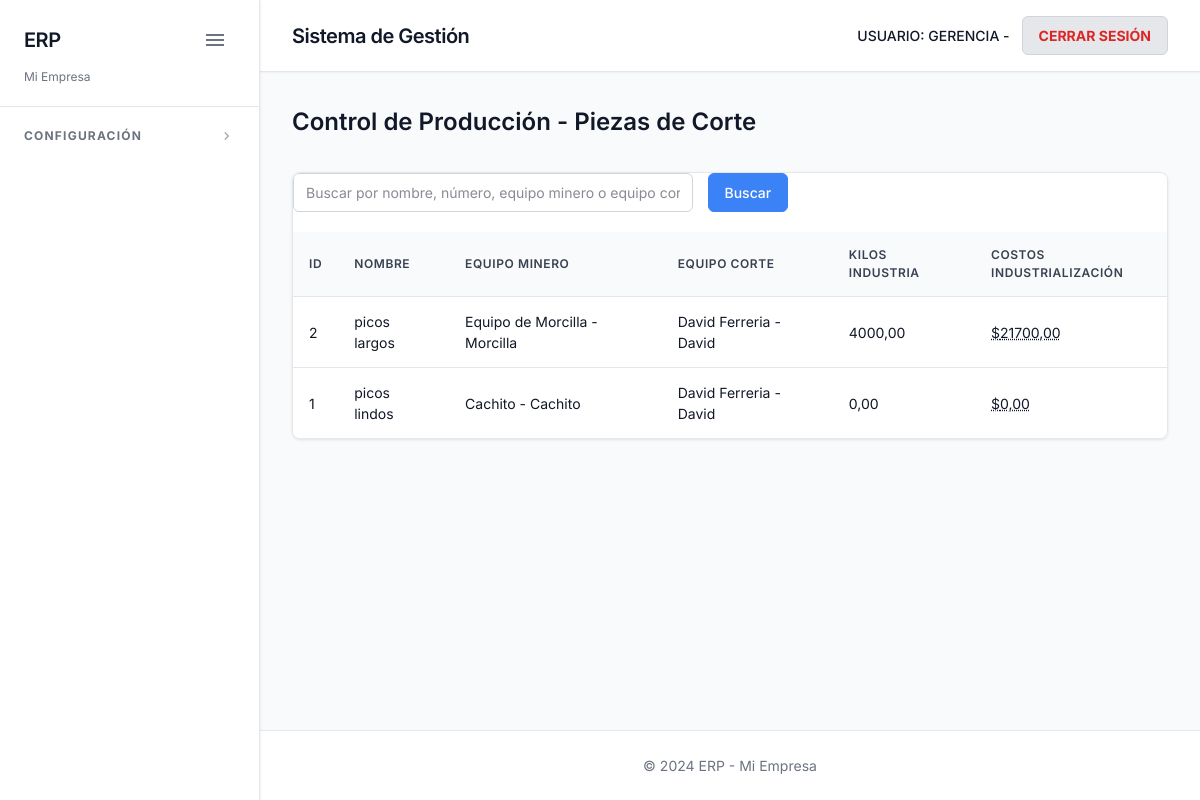
The page /control-produccion/piezas-corte/ (signed in) on the database as committed earlier.
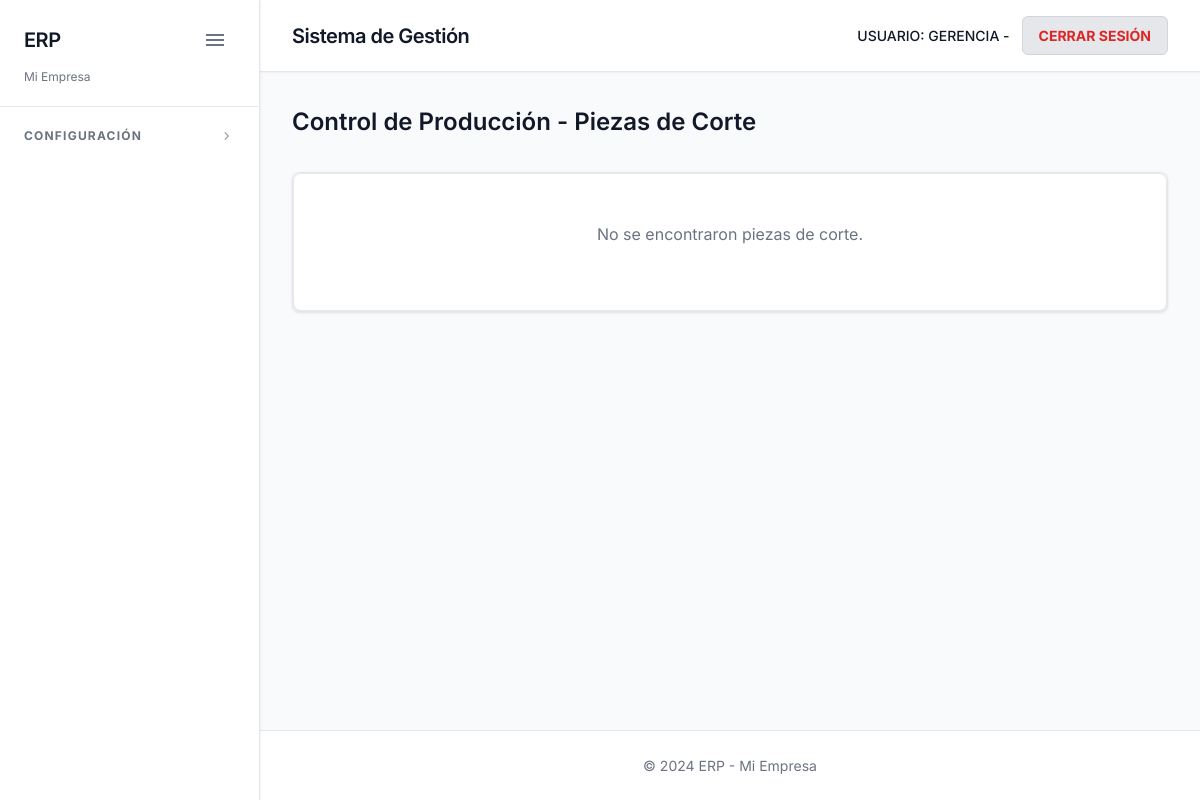
The same page on the database as committed later.
### mineria_le_stage/models.py (models this page shows, shortened)
class PiezasCorteCantera(models.Model):
    id = models.AutoField(
        primary_key=True,
        verbose_name='ID',
    )
    nombre_piedra = models.CharField(
        max_length=200,
        verbose_name='Nombre Piedra',
        blank=True,
    )
    numero = models.CharField(
        max_length=100,
        verbose_name='Número',
        blank=True,
    )
    fecha_extraccion = models.DateField(
        verbose_name='Fecha Extracción',
        null=True,
        blank=True,
    )
    equipo_minero = models.ForeignKey(
        Equipo,
        on_delete=models.PROTECT,
        related_name='piezas_corte_cantera_minero',
        verbose_name='Equipo Minero',
        null=True,
        blank=True,
    )
    equipo_corte = models.ForeignKey(
        EquipoCorte,
        on_delete=models.PROTECT,
        related_name='piezas_corte_cantera_corte',
        verbose_name='Equipo de Corte',
        null=True,
        blank=True,
    )
    kilos_en_cantera = models.DecimalField(
        max_digits=15,
        decimal_places=2,
        default=0,
        verbose_name='Kilos en Cantera',
    )
    valuacion_cantera = models.DecimalField(
        max_digits=15,
        decimal_places=2,
        default=0,
        verbose_name='Valuación Cantera',
    )
    porcentaje_valuacion_corte = models.DecimalField(
        max_digits=5,
        decimal_places=2,
        default=0,
        verbose_name='% de Valuación para Equipo de Corte',
        help_text='Porcentaje (ej: 15.50 para 15.5%)',
    )
    ganancia_equipo_corte = models.DecimalField(
        max_digits=15,
        decimal_places=2,
        default=0,
        verbose_name='Ganancia Equipo de Corte',
    )
    fecha_industria = models.DateField(
        verbose_name='Fecha Industria',
        null=True,
        blank=True,
    )
    kilos_recepcion_industria = models.DecimalField(
        max_digits=15,
        decimal_places=2,
        default=0,
        verbose_name='Kilos en Recepción Industria',
    )
    tipo_piedra = models.CharField(
        max_length=200,
        choices=[('Ágata', 'Ágata'), ('Amatista', 'Amatista')],
        verbose_name='Tipo de Piedra',
        blank=True,
    )
    tipo_proceso = models.ForeignKey(
        'industria_le_stage.TipoPulidoPiezas',
        on_delete=models.PROTECT,
        related_name='piezas_corte_cantera',
        verbose_name='Tipos de Pulido Piezas',
        null=True,
        blank=True,
    )
    kilos_despues_tallado = models.DecimalField(
        max_digits=15,
        decimal_places=2,
        default=0,
        verbose_name='Kilos después del Tallado',
    )
    precio_por_kilo_tallado = models.DecimalField(
        max_digits=15,
        decimal_places=2,
        default=0,
        verbose_name='Precio por Kilo de Tallado',
    )
    pulido_por_kilo = models.DecimalField(
        max_digits=15,
        decimal_places=2,
        default=0,
        verbose_name='Pulido por Kilo',
    )
    extra_carlos = models.CharField(
        max_length=200,
        verbose_name='Extra Carlos',
        blank=True,
    )
    fecha_creacion = models.DateTimeField(
        auto_now_add=True,
        verbose_name='Fecha de Creación',
    )
    fecha_modificacion = models.DateTimeField(
        auto_now=True,
        verbose_name='Fecha de Modificación',
    )
    class Meta:
        verbose_name = 'Pieza Corte Cantera'
        verbose_name_plural = 'Piezas Corte Cantera'
        ordering = ['-fecha_creacion']
        db_table = 'mineria_piezas_corte_cantera'

class Equipo(models.Model):
    id_equipo = models.AutoField(
        primary_key=True,
        verbose_name='ID Equipo',
        db_column='id_equipo',
    )
    nombre_equipo = models.CharField(
        max_length=200,
        verbose_name='Nombre Equipo',
    )
    responsable = models.CharField(
        max_length=200,
        verbose_name='Responsable',
    )
    class Meta:
        verbose_name = 'Equipo'
        verbose_name_plural = 'Equipos'
        ordering = ['nombre_equipo']
        db_table = 'mineria_equipos'
    def __str__(self):
        return f"{self.nombre_equipo} - {self.responsable}"

class EquipoCorte(models.Model):
    id_equipo = models.AutoField(
        primary_key=True,
        verbose_name='ID Equipo',
        db_column='id_equipo',
    )
    nombre_equipo = models.CharField(
        max_length=200,
        verbose_name='Nombre Equipo',
    )
    responsable = models.CharField(
        max_length=200,
        verbose_name='Responsable',
    )
    class Meta:
        verbose_name = 'Equipo Corte'
        verbose_name_plural = 'Equipos Corte'
        ordering = ['nombre_equipo']
        db_table = 'mineria_equipos_corte'
    def __str__(self):
        return f"{self.nombre_equipo} - {self.responsable}"

### gerencia_le_stage/views.py (the view, shortened to what this page needs)
# urls.py: path('control-produccion/piezas-corte/', views.control_produccion_piezas_corte, name='control_produccion_piezas_corte'),
@acceso_por_app(['gerencia_le_stage'])
def control_produccion_piezas_corte(request):
    piezas = PiezasCorteCantera.objects.all().select_related(
        'equipo_minero', 'equipo_corte'
    ).order_by('-fecha_creacion')
    busqueda = request.GET.get('busqueda', '')
    paginator = Paginator(piezas, 20)
    page_number = request.GET.get('page')
    page_obj = paginator.get_page(page_number)
    piezas_con_calculos = []
    for pieza in page_obj:
        costo_tallado = pieza.kilos_despues_tallado * pieza.precio_por_kilo_tallado
        extra_carlos_decimal = Decimal('0')
        if pieza.extra_carlos:
            try:
                extra_carlos_decimal = Decimal(str(pieza.extra_carlos).replace(',', '.'))
            except (ValueError, TypeError):
                extra_carlos_decimal = Decimal('0')
        costo_pulido = pieza.pulido_por_kilo * pieza.kilos_despues_tallado
        costos_industrializacion = costo_tallado + costo_pulido + extra_carlos_decimal
        piezas_con_calculos.append({
            'pieza': pieza,
            'costo_tallado': costo_tallado,
            'costo_pulido': costo_pulido,
            'extra_carlos_decimal': extra_carlos_decimal,
            'costos_industrializacion': costos_industrializacion,
        })
    context = {
        'piezas_con_calculos': piezas_con_calculos,
        'piezas': page_obj,
        'busqueda': busqueda,
        'empresa_nombre': EMPRESA_NOMBRE,
        'titulo': 'Control de Producción - Piezas de Corte',
    }
    return render(request, 'gerencia_le_stage/control_produccion/piezas_corte.html', context)

### erp_demo/context_processors.py (called while the page is built)
def empresa_context(request):
    return {
        'empresa_nombre': EMPRESA_NOMBRE,
    }

### gerencia_le_stage/templates/gerencia_le_stage/control_produccion/piezas_corte.html (shortened to what this page needs)
{% extends 'clientes/base.html' %}
{% load static %}
{% block content %}
<div class="page-header">
    <h2>{{ titulo }}</h2>
</div>
<div class="table-container">
    {% if piezas_con_calculos %}
        <div class="search-container" style="margin-bottom: 20px;">
            <form method="get" class="search-form">
                <input
                    type="text"
                    name="busqueda"
                    value="{{ busqueda }}"
                    placeholder="Buscar por nombre, número, equipo minero o equipo corte..."
                    class="form-control"
                    style="display: inline-block; width: 400px; margin-right: 10px;"
                >
                <button type="submit" class="btn btn-primary">Buscar</button>
            </form>
        </div>
        <table class="table table-striped table-hover">
            <thead>
                <tr>
                    <th>ID</th>
                    <th>Nombre</th>
                    <th>Equipo Minero</th>
                    <th>Equipo Corte</th>
                    <th>Kilos Industria</th>
                    <th>Costos Industrialización</th>
                </tr>
            </thead>
            <tbody>
                {% for item in piezas_con_calculos %}
                <tr>
                    <td>{{ item.pieza.id }}</td>
                    <td>{{ item.pieza.nombre_piedra|default:"-" }}</td>
                    <td>{{ item.pieza.equipo_minero|default:"-" }}</td>
                    <td>{{ item.pieza.equipo_corte|default:"-" }}</td>
                    <td>{{ item.pieza.kilos_recepcion_industria|floatformat:2 }}</td>
                    <td>
                        <span
                            class="costos-industrializacion"
                            style="cursor: help; text-decoration: underline; text-decoration-style: dotted;"
                            title="Costo Tallado: ${{ item.costo_tallado|floatformat:2 }}&#10;Costo Pulido: ${{ item.costo_pulido|floatformat:2 }}&#10;Extra Carlos: ${{ item.extra_carlos_decimal|floatformat:2 }}"
                            data-bs-toggle="tooltip"
                            data-bs-placement="top"
                        >
                            ${{ item.costos_industrializacion|floatformat:2 }}
                        </span>
                    </td>
                </tr>
                {% endfor %}
            </tbody>
        </table>
    {% else %}
        <div class="empty-state">
            <p>No se encontraron piezas de corte.</p>
        </div>
    {% endif %}
</div>
{% endblock %}

Rows that differ between the two databases and show on the page:
removed PiezasCorteCantera: pieza.id "2", pieza.nombre_piedra "picos largos", pieza.equipo_minero "Equipo de Morcilla - Morcilla", pieza.equipo_corte "David Ferreria - David", pieza.kilos_recepcion_industria "4000,00", costos_industrializacion "21700,00"
removed PiezasCorteCantera: pieza.id "1", pieza.nombre_piedra "picos lindos", pieza.equipo_minero "Cachito - Cachito", pieza.equipo_corte "David Ferreria - David", pieza.kilos_recepcion_industria "0,00", costos_industrializacion "0,00"
Other text that changed with them:
text no longer shown: "Buscar ID NOMBRE EQUIPO MINERO EQUIPO CORTE KILOS INDUSTRIA COSTOS INDUSTRIALIZACIÓN"
text now shown: "No se encontraron piezas de corte."
